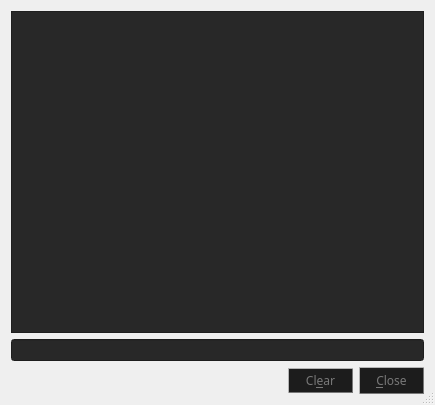
<?xml version="1.0" encoding="UTF-8"?>
<ui version="4.0">
 <class>CChatDlgBase</class>
 <widget class="QDialog" name="CChatDlgBase">
  <property name="geometry">
   <rect>
    <x>0</x>
    <y>0</y>
    <width>435</width>
    <height>405</height>
   </rect>
  </property>
  <property name="sizePolicy">
   <sizepolicy hsizetype="Fixed" vsizetype="Fixed">
    <horstretch>0</horstretch>
    <verstretch>0</verstretch>
   </sizepolicy>
  </property>
  <property name="windowTitle">
   <string>Chat</string>
  </property>
  <property name="windowIcon">
   <iconset resource="resources.qrc">
    <normaloff>:/png/main/res/fronticon.png</normaloff>:/png/main/res/fronticon.png</iconset>
  </property>
  <property name="styleSheet">
   <string notr="true">#CChatDlgBase{
background-image:  url(:/png/main/res/ui/bg_fondos.png);
}
</string>
  </property>
  <property name="sizeGripEnabled">
   <bool>true</bool>
  </property>
  <layout class="QVBoxLayout">
   <item>
    <widget class="QTextBrowser" name="txvChatWindow">
     <property name="styleSheet">
      <string notr="true">background-color: rgb(40, 40, 40);
border-color: rgb(0, 0, 0);
color: rgb(255, 255, 255);
 border-image:  url(:/png/main/res/fondoo.png);</string>
     </property>
     <property name="textInteractionFlags">
      <set>Qt::LinksAccessibleByKeyboard|Qt::LinksAccessibleByMouse|Qt::TextBrowserInteraction|Qt::TextSelectableByKeyboard|Qt::TextSelectableByMouse</set>
     </property>
    </widget>
   </item>
   <item>
    <widget class="QLineEdit" name="edtLocalInputText">
     <property name="styleSheet">
      <string notr="true">background-color: rgb(40, 40, 40);
border-color: rgb(0, 0, 0);
color: rgb(255, 255, 255);
</string>
     </property>
    </widget>
   </item>
   <item>
    <layout class="QHBoxLayout">
     <item>
      <spacer>
       <property name="orientation">
        <enum>Qt::Horizontal</enum>
       </property>
       <property name="sizeType">
        <enum>QSizePolicy::Expanding</enum>
       </property>
       <property name="sizeHint" stdset="0">
        <size>
         <width>181</width>
         <height>27</height>
        </size>
       </property>
      </spacer>
     </item>
     <item>
      <widget class="QPushButton" name="butClear">
       <property name="minimumSize">
        <size>
         <width>65</width>
         <height>25</height>
        </size>
       </property>
       <property name="font">
        <font>
         <family>Noto Sans</family>
        </font>
       </property>
       <property name="styleSheet">
        <string notr="true">#butClear{
background: rgb(28, 28, 28); 
selection-background-color: rgb(28, 28, 28);
border-color: rgb(120, 120, 120);
    border-style: outset;
    border-width: 1.3px;
color: rgb(120, 120, 120);
}
#butClear:hover{
border-color: rgb(13, 204, 135);
    border-style: outset;
    border-width: 1.3px;
color: rgb(13, 204, 135);
}


#butClear:pressed{
background: rgb(15, 15, 15); 
border-color: rgb(13, 204, 135);
    border-style: outset;
    border-width: 1.3px;
}</string>
       </property>
       <property name="text">
        <string>Cl&amp;ear</string>
       </property>
       <property name="autoDefault">
        <bool>false</bool>
       </property>
      </widget>
     </item>
     <item>
      <widget class="QPushButton" name="buttonClose">
       <property name="minimumSize">
        <size>
         <width>65</width>
         <height>25</height>
        </size>
       </property>
       <property name="maximumSize">
        <size>
         <width>600</width>
         <height>400</height>
        </size>
       </property>
       <property name="font">
        <font>
         <family>Noto Sans</family>
        </font>
       </property>
       <property name="styleSheet">
        <string notr="true">#buttonClose{
background: rgb(28, 28, 28); 
selection-background-color: rgb(28, 28, 28);
border-color: rgb(120, 120, 120);
    border-style: outset;
    border-width: 1.3px;
color: rgb(120, 120, 120);
}
#buttonClose:hover{
border-color: rgb(13, 204, 135);
    border-style: outset;
    border-width: 1.3px;
color: rgb(13, 204, 135);
}

#buttonClose:pressed{
background: rgb(15, 15, 15); 
border-color: rgb(13, 204, 135);
    border-style: outset;
    border-width: 1.3px;
}</string>
       </property>
       <property name="text">
        <string>&amp;Close</string>
       </property>
       <property name="autoDefault">
        <bool>false</bool>
       </property>
       <property name="default">
        <bool>false</bool>
       </property>
      </widget>
     </item>
    </layout>
   </item>
  </layout>
 </widget>
 <tabstops>
  <tabstop>edtLocalInputText</tabstop>
  <tabstop>txvChatWindow</tabstop>
  <tabstop>butClear</tabstop>
  <tabstop>buttonClose</tabstop>
 </tabstops>
 <resources>
  <include location="resources.qrc"/>
 </resources>
 <connections>
  <connection>
   <sender>buttonClose</sender>
   <signal>clicked()</signal>
   <receiver>CChatDlgBase</receiver>
   <slot>accept()</slot>
   <hints>
    <hint type="sourcelabel">
     <x>20</x>
     <y>20</y>
    </hint>
    <hint type="destinationlabel">
     <x>20</x>
     <y>20</y>
    </hint>
   </hints>
  </connection>
 </connections>
</ui>
